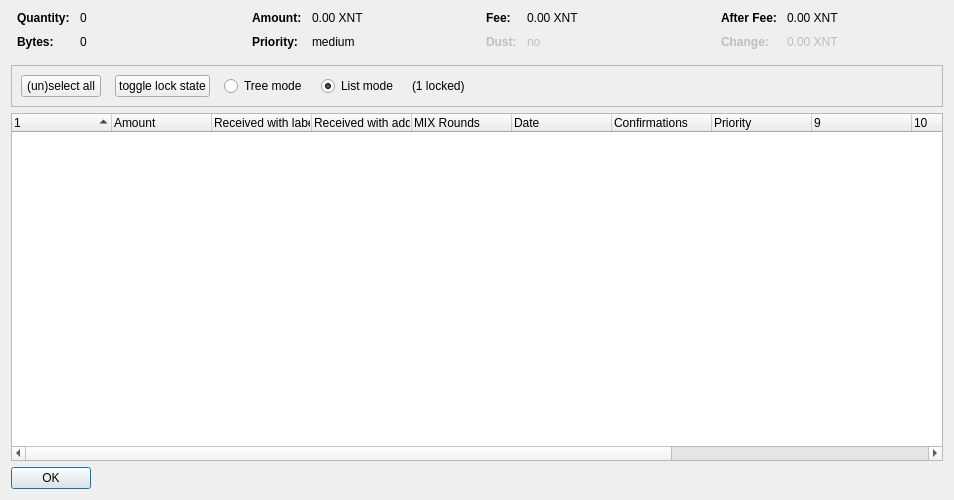
<?xml version="1.0" encoding="UTF-8"?>
<ui version="4.0">
 <class>CoinControlDialog</class>
 <widget class="QDialog" name="CoinControlDialog">
  <property name="geometry">
   <rect>
    <x>0</x>
    <y>0</y>
    <width>954</width>
    <height>500</height>
   </rect>
  </property>
  <property name="windowTitle">
   <string>Coin Selection</string>
  </property>
  <layout class="QVBoxLayout" name="verticalLayout">
   <item>
    <layout class="QHBoxLayout" name="horizontalLayoutTop" stretch="0,0,0,0">
     <property name="topMargin">
      <number>0</number>
     </property>
     <property name="bottomMargin">
      <number>10</number>
     </property>
     <item>
      <layout class="QFormLayout" name="formLayoutCoinControl1">
       <property name="horizontalSpacing">
        <number>10</number>
       </property>
       <property name="verticalSpacing">
        <number>10</number>
       </property>
       <property name="leftMargin">
        <number>6</number>
       </property>
       <property name="rightMargin">
        <number>6</number>
       </property>
       <item row="0" column="0">
        <widget class="QLabel" name="labelCoinControlQuantityText">
         <property name="font">
          <font>
           <weight>75</weight>
           <bold>true</bold>
          </font>
         </property>
         <property name="text">
          <string>Quantity:</string>
         </property>
        </widget>
       </item>
       <item row="0" column="1">
        <widget class="QLabel" name="labelCoinControlQuantity">
         <property name="cursor">
          <cursorShape>IBeamCursor</cursorShape>
         </property>
         <property name="contextMenuPolicy">
          <enum>Qt::ActionsContextMenu</enum>
         </property>
         <property name="text">
          <string notr="true">0</string>
         </property>
         <property name="textInteractionFlags">
          <set>Qt::LinksAccessibleByMouse|Qt::TextSelectableByKeyboard|Qt::TextSelectableByMouse</set>
         </property>
        </widget>
       </item>
       <item row="1" column="0">
        <widget class="QLabel" name="labelCoinControlBytesText">
         <property name="font">
          <font>
           <weight>75</weight>
           <bold>true</bold>
          </font>
         </property>
         <property name="text">
          <string>Bytes:</string>
         </property>
        </widget>
       </item>
       <item row="1" column="1">
        <widget class="QLabel" name="labelCoinControlBytes">
         <property name="cursor">
          <cursorShape>IBeamCursor</cursorShape>
         </property>
         <property name="contextMenuPolicy">
          <enum>Qt::ActionsContextMenu</enum>
         </property>
         <property name="text">
          <string notr="true">0</string>
         </property>
         <property name="textInteractionFlags">
          <set>Qt::LinksAccessibleByMouse|Qt::TextSelectableByKeyboard|Qt::TextSelectableByMouse</set>
         </property>
        </widget>
       </item>
      </layout>
     </item>
     <item>
      <layout class="QFormLayout" name="formLayoutCoinControl2">
       <property name="horizontalSpacing">
        <number>10</number>
       </property>
       <property name="verticalSpacing">
        <number>10</number>
       </property>
       <property name="leftMargin">
        <number>6</number>
       </property>
       <property name="rightMargin">
        <number>6</number>
       </property>
       <item row="0" column="0">
        <widget class="QLabel" name="labelCoinControlAmountText">
         <property name="font">
          <font>
           <weight>75</weight>
           <bold>true</bold>
          </font>
         </property>
         <property name="text">
          <string>Amount:</string>
         </property>
        </widget>
       </item>
       <item row="0" column="1">
        <widget class="QLabel" name="labelCoinControlAmount">
         <property name="cursor">
          <cursorShape>IBeamCursor</cursorShape>
         </property>
         <property name="contextMenuPolicy">
          <enum>Qt::ActionsContextMenu</enum>
         </property>
         <property name="text">
          <string notr="true">0.00 XNT</string>
         </property>
         <property name="textInteractionFlags">
          <set>Qt::LinksAccessibleByMouse|Qt::TextSelectableByKeyboard|Qt::TextSelectableByMouse</set>
         </property>
        </widget>
       </item>
       <item row="1" column="0">
        <widget class="QLabel" name="labelCoinControlPriorityText">
         <property name="font">
          <font>
           <weight>75</weight>
           <bold>true</bold>
          </font>
         </property>
         <property name="text">
          <string>Priority:</string>
         </property>
        </widget>
       </item>
       <item row="1" column="1">
        <widget class="QLabel" name="labelCoinControlPriority">
         <property name="cursor">
          <cursorShape>IBeamCursor</cursorShape>
         </property>
         <property name="contextMenuPolicy">
          <enum>Qt::ActionsContextMenu</enum>
         </property>
         <property name="text">
          <string>medium</string>
         </property>
         <property name="textInteractionFlags">
          <set>Qt::LinksAccessibleByMouse|Qt::TextSelectableByKeyboard|Qt::TextSelectableByMouse</set>
         </property>
        </widget>
       </item>
      </layout>
     </item>
     <item>
      <layout class="QFormLayout" name="formLayoutCoinControl3">
       <property name="horizontalSpacing">
        <number>10</number>
       </property>
       <property name="verticalSpacing">
        <number>10</number>
       </property>
       <property name="leftMargin">
        <number>6</number>
       </property>
       <property name="rightMargin">
        <number>6</number>
       </property>
       <item row="0" column="0">
        <widget class="QLabel" name="labelCoinControlFeeText">
         <property name="font">
          <font>
           <weight>75</weight>
           <bold>true</bold>
          </font>
         </property>
         <property name="text">
          <string>Fee:</string>
         </property>
        </widget>
       </item>
       <item row="0" column="1">
        <widget class="QLabel" name="labelCoinControlFee">
         <property name="cursor">
          <cursorShape>IBeamCursor</cursorShape>
         </property>
         <property name="contextMenuPolicy">
          <enum>Qt::ActionsContextMenu</enum>
         </property>
         <property name="text">
          <string notr="true">0.00 XNT</string>
         </property>
         <property name="textInteractionFlags">
          <set>Qt::LinksAccessibleByMouse|Qt::TextSelectableByKeyboard|Qt::TextSelectableByMouse</set>
         </property>
        </widget>
       </item>
       <item row="1" column="0">
        <widget class="QLabel" name="labelCoinControlLowOutputText">
         <property name="enabled">
          <bool>false</bool>
         </property>
         <property name="font">
          <font>
           <weight>75</weight>
           <bold>true</bold>
          </font>
         </property>
         <property name="text">
          <string>Dust:</string>
         </property>
        </widget>
       </item>
       <item row="1" column="1">
        <widget class="QLabel" name="labelCoinControlLowOutput">
         <property name="enabled">
          <bool>false</bool>
         </property>
         <property name="cursor">
          <cursorShape>IBeamCursor</cursorShape>
         </property>
         <property name="contextMenuPolicy">
          <enum>Qt::ActionsContextMenu</enum>
         </property>
         <property name="text">
          <string>no</string>
         </property>
         <property name="textInteractionFlags">
          <set>Qt::LinksAccessibleByMouse|Qt::TextSelectableByKeyboard|Qt::TextSelectableByMouse</set>
         </property>
        </widget>
       </item>
      </layout>
     </item>
     <item>
      <layout class="QFormLayout" name="formLayoutCoinControl4">
       <property name="horizontalSpacing">
        <number>10</number>
       </property>
       <property name="verticalSpacing">
        <number>10</number>
       </property>
       <property name="leftMargin">
        <number>6</number>
       </property>
       <property name="rightMargin">
        <number>6</number>
       </property>
       <item row="0" column="0">
        <widget class="QLabel" name="labelCoinControlAfterFeeText">
         <property name="font">
          <font>
           <weight>75</weight>
           <bold>true</bold>
          </font>
         </property>
         <property name="text">
          <string>After Fee:</string>
         </property>
        </widget>
       </item>
       <item row="0" column="1">
        <widget class="QLabel" name="labelCoinControlAfterFee">
         <property name="cursor">
          <cursorShape>IBeamCursor</cursorShape>
         </property>
         <property name="contextMenuPolicy">
          <enum>Qt::ActionsContextMenu</enum>
         </property>
         <property name="text">
          <string notr="true">0.00 XNT</string>
         </property>
         <property name="textInteractionFlags">
          <set>Qt::LinksAccessibleByMouse|Qt::TextSelectableByKeyboard|Qt::TextSelectableByMouse</set>
         </property>
        </widget>
       </item>
       <item row="1" column="0">
        <widget class="QLabel" name="labelCoinControlChangeText">
         <property name="enabled">
          <bool>false</bool>
         </property>
         <property name="font">
          <font>
           <weight>75</weight>
           <bold>true</bold>
          </font>
         </property>
         <property name="text">
          <string>Change:</string>
         </property>
        </widget>
       </item>
       <item row="1" column="1">
        <widget class="QLabel" name="labelCoinControlChange">
         <property name="enabled">
          <bool>false</bool>
         </property>
         <property name="cursor">
          <cursorShape>IBeamCursor</cursorShape>
         </property>
         <property name="contextMenuPolicy">
          <enum>Qt::ActionsContextMenu</enum>
         </property>
         <property name="text">
          <string notr="true">0.00 XNT</string>
         </property>
         <property name="textInteractionFlags">
          <set>Qt::LinksAccessibleByMouse|Qt::TextSelectableByKeyboard|Qt::TextSelectableByMouse</set>
         </property>
        </widget>
       </item>
      </layout>
     </item>
    </layout>
   </item>
   <item>
    <widget class="QFrame" name="frame">
     <property name="minimumSize">
      <size>
       <width>0</width>
       <height>40</height>
      </size>
     </property>
     <property name="frameShape">
      <enum>QFrame::StyledPanel</enum>
     </property>
     <property name="frameShadow">
      <enum>QFrame::Sunken</enum>
     </property>
     <layout class="QHBoxLayout" name="horizontalLayout">
      <item>
       <layout class="QHBoxLayout" name="horizontalLayoutPanel" stretch="0,0,0,0,0,0">
        <property name="spacing">
         <number>14</number>
        </property>
        <item>
         <widget class="QPushButton" name="pushButtonSelectAll">
          <property name="sizePolicy">
           <sizepolicy hsizetype="Maximum" vsizetype="Fixed">
            <horstretch>0</horstretch>
            <verstretch>0</verstretch>
           </sizepolicy>
          </property>
          <property name="text">
           <string>(un)select all</string>
          </property>
          <property name="autoDefault">
           <bool>false</bool>
          </property>
         </widget>
        </item>
        <item>
         <widget class="QPushButton" name="pushButtonToggleLock">
          <property name="sizePolicy">
           <sizepolicy hsizetype="Maximum" vsizetype="Fixed">
            <horstretch>0</horstretch>
            <verstretch>0</verstretch>
           </sizepolicy>
          </property>
          <property name="text">
           <string>toggle lock state</string>
          </property>
          <property name="autoDefault">
           <bool>false</bool>
          </property>
         </widget>
        </item>
        <item>
         <widget class="QRadioButton" name="radioTreeMode">
          <property name="sizePolicy">
           <sizepolicy hsizetype="Maximum" vsizetype="Fixed">
            <horstretch>0</horstretch>
            <verstretch>0</verstretch>
           </sizepolicy>
          </property>
          <property name="text">
           <string>Tree mode</string>
          </property>
         </widget>
        </item>
        <item>
         <widget class="QRadioButton" name="radioListMode">
          <property name="sizePolicy">
           <sizepolicy hsizetype="Maximum" vsizetype="Fixed">
            <horstretch>0</horstretch>
            <verstretch>0</verstretch>
           </sizepolicy>
          </property>
          <property name="text">
           <string>List mode</string>
          </property>
          <property name="checked">
           <bool>true</bool>
          </property>
         </widget>
        </item>
        <item>
         <widget class="QLabel" name="labelLocked">
          <property name="text">
           <string>(1 locked)</string>
          </property>
         </widget>
        </item>
        <item>
         <spacer name="horizontalSpacer">
          <property name="orientation">
           <enum>Qt::Horizontal</enum>
          </property>
          <property name="sizeHint" stdset="0">
           <size>
            <width>40</width>
            <height>20</height>
           </size>
          </property>
         </spacer>
        </item>
       </layout>
      </item>
     </layout>
    </widget>
   </item>
   <item>
    <widget class="CoinControlTreeWidget" name="treeWidget">
     <property name="contextMenuPolicy">
      <enum>Qt::CustomContextMenu</enum>
     </property>
     <property name="sortingEnabled">
      <bool>false</bool>
     </property>
     <property name="columnCount">
      <number>13</number>
     </property>
     <attribute name="headerShowSortIndicator" stdset="0">
      <bool>true</bool>
     </attribute>
     <attribute name="headerStretchLastSection">
      <bool>false</bool>
     </attribute>
     <column>
      <property name="text">
       <string/>
      </property>
     </column>
     <column>
      <property name="text">
       <string>Amount</string>
      </property>
     </column>
     <column>
      <property name="text">
       <string>Received with label</string>
      </property>
     </column>
     <column>
      <property name="text">
       <string>Received with address</string>
      </property>
     </column>
     <column>
      <property name="text">
       <string>MIX Rounds</string>
      </property>
     </column>
     <column>
      <property name="text">
       <string>Date</string>
      </property>
     </column>
     <column>
      <property name="text">
       <string>Confirmations</string>
      </property>
      <property name="toolTip">
       <string>Confirmed</string>
      </property>
     </column>
     <column>
      <property name="text">
       <string>Priority</string>
      </property>
     </column>
     <column>
      <property name="text">
       <string/>
      </property>
     </column>
     <column>
      <property name="text">
       <string/>
      </property>
     </column>
     <column>
      <property name="text">
       <string/>
      </property>
     </column>
     <column>
      <property name="text">
       <string/>
      </property>
     </column>
     <column>
      <property name="text">
       <string/>
      </property>
     </column>
    </widget>
   </item>
   <item>
    <widget class="QDialogButtonBox" name="buttonBox">
     <property name="sizePolicy">
      <sizepolicy hsizetype="Maximum" vsizetype="Fixed">
       <horstretch>0</horstretch>
       <verstretch>0</verstretch>
      </sizepolicy>
     </property>
     <property name="orientation">
      <enum>Qt::Horizontal</enum>
     </property>
     <property name="standardButtons">
      <set>QDialogButtonBox::Ok</set>
     </property>
    </widget>
   </item>
  </layout>
 </widget>
 <customwidgets>
  <customwidget>
   <class>CoinControlTreeWidget</class>
   <extends>QTreeWidget</extends>
   <header>coincontroltreewidget.h</header>
  </customwidget>
 </customwidgets>
 <resources/>
 <connections/>
</ui>
